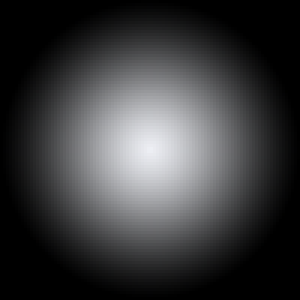
#> input picture Semester 2/Visualisierung/ex04/code/circle.png, 100 x 100 px (shown 3 times larger)
$ python task4_1.py
#> lines starting #> are read from the running program, lines starting #| are printed output that depends on the picture
import numpy as np # math functionality
import matplotlib.pyplot as plt # plotting
import matplotlib.image as mpimg # loading images

fig = plt.figure(figsize=(8,7))

# show the first chart
ax1 = fig.add_subplot(1, 2, 1)
ax1.set_title("Skalarfeld kontinuierlich\n" + r'$f(x,y) = 3x^2 - 4y^2$')

# build and show the function f(x,y) = 3x^2 - 4y^2
delta = 0.025
x = y = np.arange(-3.0, 3.0, delta)
X, Y = np.meshgrid(x, y)
Z = 3 * np.power(X,2) - 4 * np.power(Y,2)
img1 = ax1.imshow(Z, extent=[-3,3,-3,3], vmin=-30, vmax=30, cmap='coolwarm')

# show the second chart
ax2 = fig.add_subplot(1, 2, 2)
ax2.set_title("Skalarfeld diskret")

# load the test image
circle_png = mpimg.imread('circle.png')
#> circle_png is the input picture: shape (100, 100, 3) float32; mean R, G, B 0.228, 0.23, 0.235
circle_bw = circle_png[:, :, 0]
img2 = ax2.imshow(circle_bw, cmap="gray", vmin="0", vmax="1")

# add colorbars
fig.colorbar(img1, ax=ax1, orientation='horizontal', pad=0.06)
fig.colorbar(img2, ax=ax2, orientation='horizontal', pad=0.06)


## 1a)
# df/dx = 6x
# df/dy = -8y
# grad f = [6x, -8y]

x = y = np.arange(-3.0, 3.01, 0.5)
X, Y = np.meshgrid(x, y)
dfdx = 6*X + 0*Y
dfdy = 0*X - 8*Y
ax1.quiver(X, Y, dfdx, dfdy)

## 1b)
# Kritischer Punkt heißt Gradient = 0
# grad f = [0, 0]    <==>   x = 0 und y = 0
ax1.scatter(0, 0, s=5, color='green')

## 1c)
# forward derivative:
# df/dx = f(x, y) - f(x-1, y)
# df/dy = f(x, y) - f(x, y-1)
x = y = np.arange(0, 100, 10)
X, Y = np.meshgrid(x, y)
dfdx = circle_bw[Y, X] - circle_bw[Y, X-1]
dfdy = circle_bw[Y, X] - circle_bw[Y+1, X] # plus hier weil Achse falschrum läuft
ax2.quiver(X, Y, dfdx, dfdy, scale=0.5)

# Always run show, to make sure everything is displayed.
plt.show()
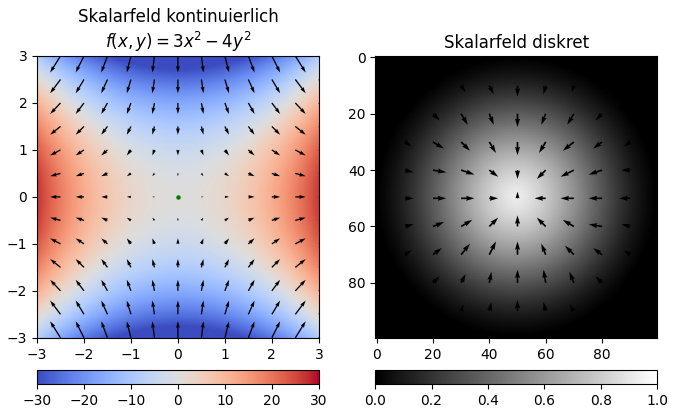
#> figure drawn by matplotlib, 4 panels
